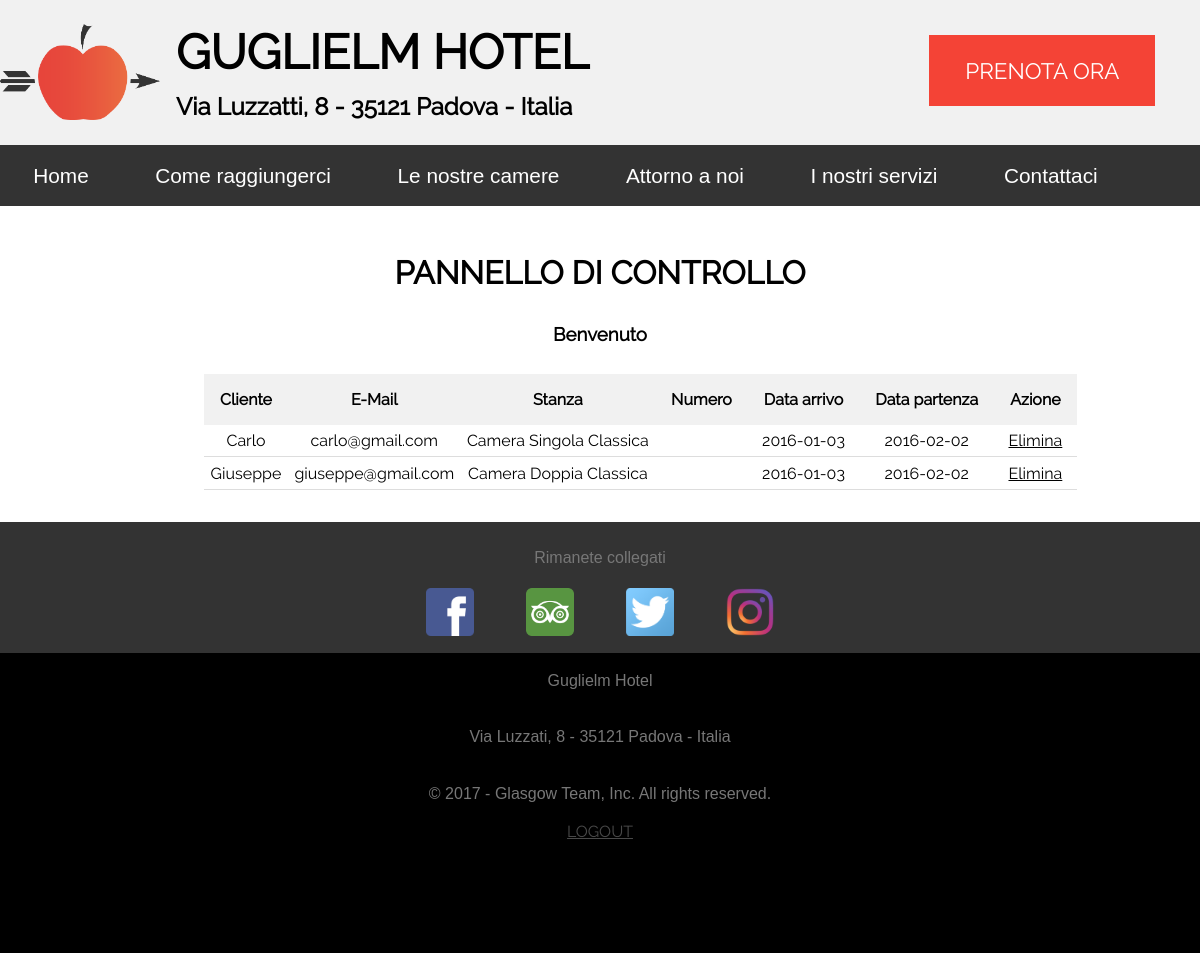
The page /cp_admin.php (signed in) on the database as committed earlier.
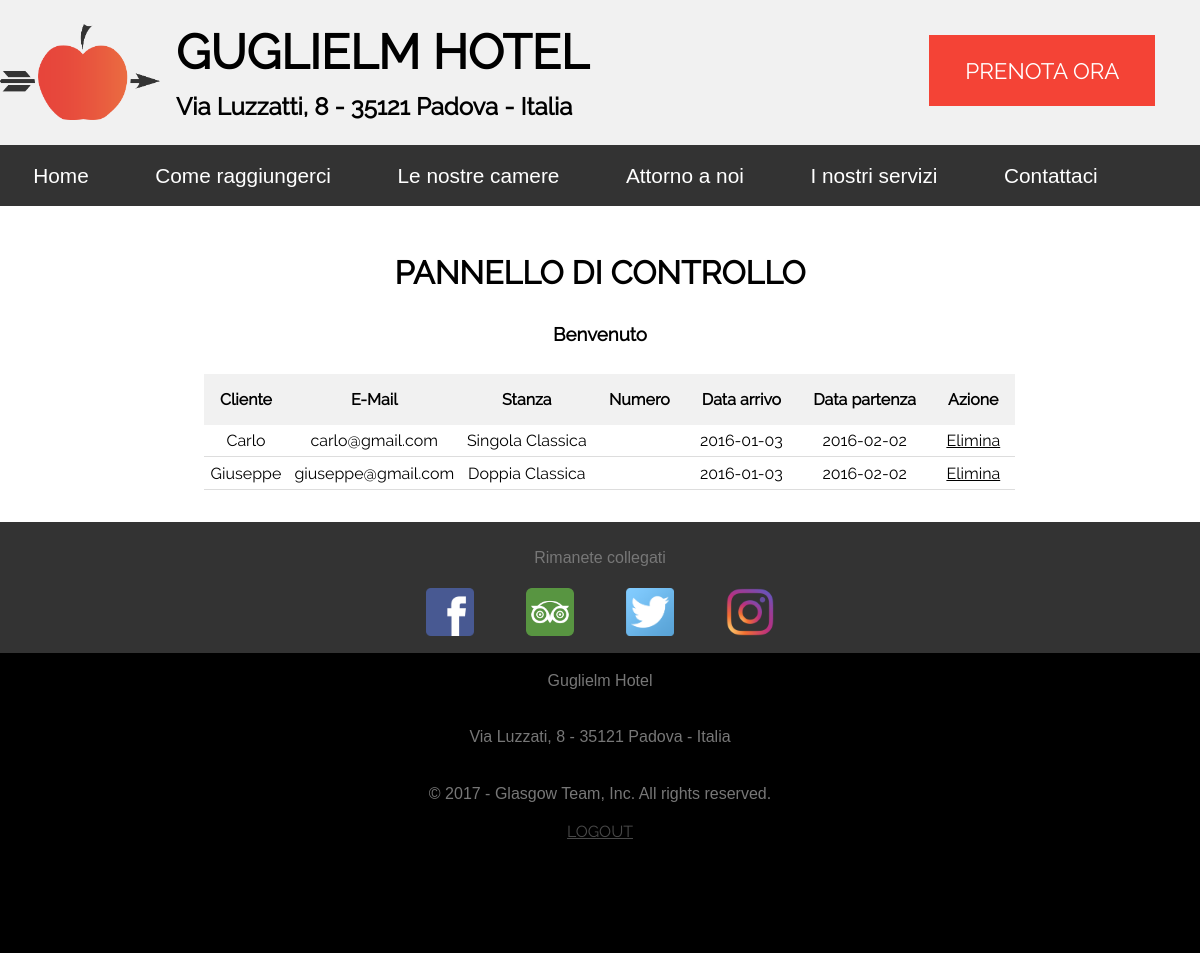
The same page on the database as committed later.
### tables this page shows
CREATE TABLE prenotazioni(
    id int unsigned auto_increment primary key,
    nomeUtente varchar(15) not null,
    email varchar(50) not null,
    data_arrivo date,
    data_partenza date,
    nStanza tinyint unsigned,
    tipoStanza varchar(4),
    FOREIGN KEY (tipoStanza) REFERENCES appartamenti(idStanza) ON DELETE CASCADE
);

CREATE TABLE appartamenti(
    idStanza varchar(4) primary key,
    nomeStanza varchar(100) not null
);

### php/connection.class.php (called while the page is built, shortened)
<?php
class connection {
    private static $DB_NAME='guglielm_hotel';
    private static $DB_HOST='localhost';
    private static $DB_USER='root';
    private static $DB_PWD='';
    static function QueryRead($query) {
        $connection = new mysqli(self::$DB_HOST,self::$DB_USER,self::$DB_PWD,self::$DB_NAME);
        mysqli_set_charset($connection, "utf8");
        $result = $connection->query($query);
        return $result;
    }
}
?>

### cp_admin.php (the view, shortened to what this page needs)
<?php
    require_once('php/functions.php');
    $content="";
    $mod=array('{list}' => '','{admin}' => '');
    if(isLogin()) {
        $content="contents/cp_admin.html";
        $mod['{admin}']=$_SESSION['adminName'];
        $res=getPrenotazioni();
        while($row=mysqli_fetch_row($res)) {
            $mod['{list}'] = $mod['{list}']. '<tr>
            <td headers="c1">'.$row[1].'</td>
            <td headers="c2">'.$row[2].'</td>
            <td headers="c3">'.getNomeStanza($row[6]).'</td>
            <td headers="c4">'.$row[5].'</td>
            <td headers="c5">'.$row[3].'</td>
            <td headers="c6">'.$row[4].'</td>
            <td headers="c7"><a href="?deleteId='.$row[0].'">Elimina</a></td>
            </tr>';
        }
    }
    $result=PrepareContent($mod,$content);
    BuildPage("Pannello di Controllo",$result,1);
?>

### php/functions.php (shortened to what this page needs)
<?php
require_once('php/connection.class.php');
function PrepareMenu($title) {
    $menuEntry=array(
        'Home'=>'index.php',
        'Come raggiungerci'=>'come_raggiungerci.php',
        'Le nostre camere'=>'camere.php',
        'Attorno a noi'=>'dintorni.php',
        'I nostri servizi'=>'servizi.php',
        'Contattaci'=>'contatti.php',
        'Menu'=>'#naventry-home'
    );
    $menu='<ul class="inner">';
    foreach($menuEntry as $index=>$link) {
        if($index==$title) {
            $menu=$menu.'<li class="menu"><a class="active">'.$index.'</a></li>';
        }
        else {
          if($link=='#naventry-home')
              $menu=$menu.'<li class="menu" id="naventry-menu"><a class="not-active" href="'.$link.'">'.$index.'</a></li>';
          else{
            $menu=$menu.'<li class="menu"><a class="not-active" href="'.$link.'">'.$index.'</a></li>';
          }
        }
    }
    $menu=$menu.'</ul>';
    return $menu;
}
function PrepareHeader($title) {
    $btn='';
    if($title!='Home' && $title!='Prenota')
        $btn='<a id="booking-button" href="prenota.php">PRENOTA ORA</a>';
    $header=file_get_contents("contents/header.html");
    $header=str_replace('{booking-btn}',$btn,$header);
    return $header;
}
function PrepareMobileMenu($title) {
  $menuEntry=array(
      'Home'=>'index.php',
      'Come raggiungerci'=>'come_raggiungerci.php',
      'Le nostre camere'=>'camere.php',
      'Attorno a noi'=>'dintorni.php',
      'I nostri servizi'=>'servizi.php',
      'Contattaci'=>'contatti.php',
      'Prenota'=>'prenota.php',
      'TORNA IN CIMA'=>'#top'
  );
  $menu='<ul class="inner">';
  foreach($menuEntry as $index=>$link) {
      if($index==$title) {
          if($link=='index.php')
            $menu=$menu.'<li id="naventry-home"><a class="active" href="'.$link.'">'.$index.'</a></li>';
          else{
          $menu=$menu.'<li><a class="active">'.$index.'</a></li>';
        }
      }
      else {
        if($link=='index.php')
          $menu=$menu.'<li id="naventry-home"><a class="not-active" href="'.$link.'">'.$index.'</a></li>';
        else{
          $menu=$menu.'<li><a class="not-active" href="'.$link.'">'.$index.'</a></li>';
        }
      }
  }
  $mobilemenu=$menu.'</ul>';
  return $mobilemenu;
}
function PrepareFooter($title) {
    $btn='';
    if($title=='Pannello di Controllo') {
        if(isLogin())
            $btn='<a href="logout.php">LOGOUT</a>';
    }
    else {
        $btn='<a href="cp_admin.php">PANNELLO DI CONTROLLO</a>';
    }
    $footer=file_get_contents("contents/footer.html");
    $footer=str_replace('{cpanel-btn}',$btn,$footer);
    return $footer;
}
function BuildPage($title,$content,$array=0) {
    $page=file_get_contents("contents/structure.html");
    $page=str_replace('{title}',$title,$page);
    $header=PrepareHeader($title);
    $page=str_replace('{header}',$header,$page);
    $navbar=PrepareMenu($title);
    $page=str_replace('{navbar}',$navbar,$page);
    if($array==1)
        $body=$content;
    else
        $body=file_get_contents($content);
    $page=str_replace('{content}',$body,$page);
    $mobilenavbar=PrepareMobileMenu($title);
    $page=str_replace('{mobilenavbar}',$mobilenavbar,$page);
    $footer=PrepareFooter($title);
    $page=str_replace('{footer}',$footer,$page);
    echo $page;
}
function isLogin() {
    if(isset($_SESSION['adminOnline'])) {
        if($_SESSION['adminOnline']==1)
            return true;
        else
            return false;
    }
    else
        return false;
}
function getPrenotazioni() {
    $result = connection::QueryRead("SELECT * FROM prenotazioni");
    return $result;
}
function getNomeStanza($TipoStanza) {
    $result = connection::QueryRead("SELECT nomeStanza FROM appartamenti WHERE idStanza='$TipoStanza'");
    $row = mysqli_fetch_row($result);
    return $row[0];
}
?>

### contents/css/style.css (style rules this page uses)
* { margin: 0; padding: 0; }
html, body { font-family: 'Raleway', Arial, Helvetica, sans-serif; -webkit-text-size-adjust: 100%; }
p, ul, span { font-family: Arial, Helvetica, sans-serif; }
a:link, a:visited { color: black; }
#booking-button, #topScrollButton, #booking-submit-button { text-decoration: none; float: right; margin-top: 0.5em; margin-right: 2em; padding-top: 1em; padding-bottom: 1em; padding-left: 1.6em; padding-right: 1.6em; font-size: 1.4em; color: white; background-color: #f44336; }
#content-box { display: block; }
.inner { margin: auto; max-width: 1268px; }
.tile { overflow: auto; padding-top: 3em; }
.tile h2 { font-size: 2em; text-align: center; padding-bottom: 1em; }
.tile h3 { text-align: center; }
.BG-gray { background-color: #f1f1f1; }
#header { padding-top: 2%; padding-bottom: 2%; }
#header h1 { font-size: 3em; }
#home-link { text-decoration: none; display:block; margin-right: 18em }
#info_box h2 { padding-top: 0.5em; }
h3 { padding-bottom: 1.5em; }
#logo { float: left; width: 10em; height: 6em; padding-right: 1em; }
#navbar, #mobilenavbar { width: 100%; text-align: center; background-color: #333; }
#navbar ul, #mobilenavbar ul { overflow: hidden; list-style-type: none; }
#navbar ul li , #mobilenavbar ul li { float: left; }
#navbar li a, #mobilenavbar li a { font-size: 1.3em; display: block; padding-top: 0.9em; padding-bottom: 0.9em; padding-left: 1.6em; padding-right: 1.6em; color: white; text-decoration: none; }
#footer { padding-bottom: 7em; background-color: black; text-align: center; }
#footer p { padding-top: 1.2em; padding-bottom: 1.2em; color: #777; }
#footer a { color: #494949; }
#social-footer { padding: 0.5em; background-color: #333; }
#social-footer img { padding-top: 0.1em; padding-bottom: 0.3em; padding-left: 1.5em; padding-right: 1.5em; width: 3em; }
#tab-prenotazioni { text-align: center; margin-left: 17%; margin-bottom: 2em; border-collapse: collapse; }
#tab-prenotazioni th { background-color: #f1f1f1; padding: 1em; }
#tab-prenotazioni td { padding: 0.4em; border-bottom: 1px solid #ddd; }

### contents/css/style-mobile.css (style rules this page uses)
#logo { width: 245px; height: 145px; }
#content-box, #footer { font-size: 2em; }
#info_box h1 { font-size: 5em; text-align: center; padding-top: 0.5em; padding-bottom: 0.2em; padding-left: 0em; }
#info_box h2 { display: none; }
#booking-button { display: none; }
#home-link { margin-right: 1em; }
#social-footer img { width: 10%; }
.menu { display:none; }
#mobilenavbar, #navbar { display: block; overflow: auto; font-size: 2em; }
#mobilenavbar ul li, #navbar ul li { float: none; }

### contents/css/style-littlebrowser.css (style rules this page uses)
#logo { display:none; }
#info_box h1 { text-align: center; padding-top: 0.5em; padding-bottom: 0.2em; padding-left: 0em; }
#info_box h2 { display: none; }
#booking-button { display: none; }
#home-link { margin-right: 1em; }
#social-footer img { width: 10%; }
.menu { display:none; }
#mobilenavbar, #navbar { display: block; overflow: auto; }
#mobilenavbar ul li, #navbar ul li { float: none; }

Rows that differ between the two databases and show on the page:
changed through a linked row, prenotazioni "Carlo": tipoStanza.nomeStanza "Camera Singola Classica" → "Singola Classica"
changed through a linked row, prenotazioni "Giuseppe": tipoStanza.nomeStanza "Camera Doppia Classica" → "Doppia Classica"
